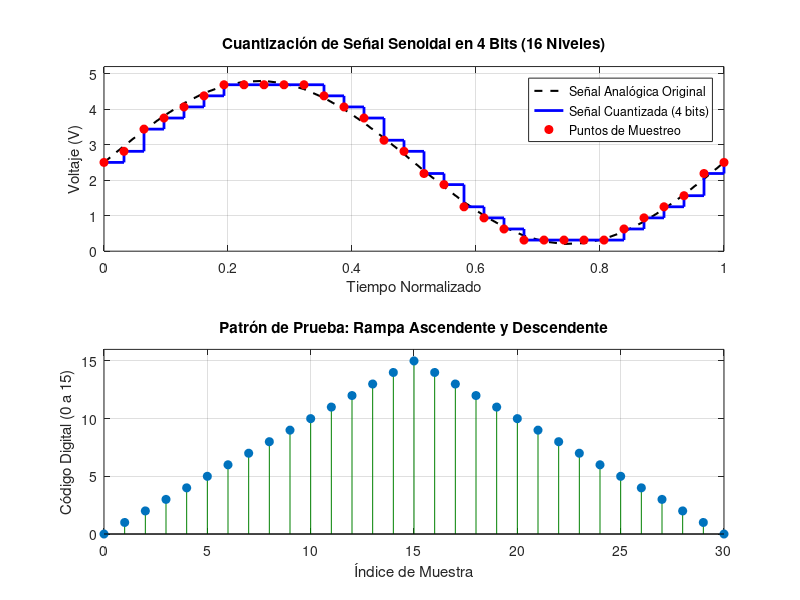

MATLAB code to generate this figure:
%% ========================================================================
%  PROYECTO: Sistema de Comunicación por Medios Ópticos (EL2113)
%  SCRIPT: Generador de Patrones de Prueba y Cuantización de 4 Bits
%  AUTOR: Mario Cerdas y equipo de trabajo
% ========================================================================
%  Descripción:
%    Genera señales de prueba analógicas (senoidal y rampa), las cuantiza
%    a una resolución de 4 bits (16 niveles entre 0 y 5V), grafica la señal
%    reconstruida e imprime arreglos en formato C++ listos para Arduino.
%
%  Entrada:
%    Parámetros internos configurables en la Sección 1 (N_bits = 4,
%    V_min = 0.0 V, V_max = 5.0 V, num_muestras = 32).
%
%  Salida:
%    - Código en consola del arreglo C++ `PATRON_SENOIDAL[32]`.
%    - Ventana gráfica con la comparativa de cuantización y patrón en rampa.
%
%  Restricciones:
%    - N_bits debe ser un entero positivo (diseñado para 4 bits -> 16 niveles).
%    - Los valores cuantizados se saturan estrictamente al intervalo [0, 15].
% ========================================================================
clear; clc; close all;

fprintf('===============================================================\n');
fprintf('  GENERADOR DE PATRONES DE PRUEBA Y CUANTIZACIÓN (MATLAB)      \n');
fprintf('===============================================================\n\n');

%% 1. PARÁMETROS DE CUANTIZACIÓN
N_bits = 4;
niveles = 2^N_bits;        % 16 niveles
V_min = 0.0;               % Voltaje mínimo (V)
V_max = 5.0;               % Voltaje máximo (V)
delta_V = (V_max - V_min) / niveles; % Resolución = 0.3125 V

fprintf('Resolución del DAC (Delta V): %.4f V (%.2f mV)\n', delta_V, delta_V*1000);
fprintf('Relación Señal a Ruido de Cuantización Teórica (SQNR): %.2f dB\n\n', 6.02 * N_bits + 1.76);

%% 2. GENERACIÓN DE SEÑALES DE PRUEBA
num_muestras = 32;
t = linspace(0, 1, num_muestras);

% A. Señal Senoidal analógica normalizada (0V a 5V)
f_senal = 1; % 1 ciclo
senoidal_continua = 2.5 + 2.3 * sin(2 * pi * f_senal * t);

% Cuantización a 4 bits (enteros de 0 a 15)
senoidal_digital_4bits = round((senoidal_continua - V_min) / delta_V);
senoidal_digital_4bits = max(0, min(niveles - 1, senoidal_digital_4bits)); % Saturar 0-15
senoidal_reconstruida = senoidal_digital_4bits * delta_V;

% B. Escalera ascendente clásica (0 a 15 y retorno)
escalera_digital = [0:15, 14:-1:0];
escalera_voltaje = escalera_digital * delta_V;

%% 3. EXPORTACIÓN AUTOMÁTICA DE VECTORES A FORMATO C++ PARA ARDUINO
fprintf('// --- VECTOR DE PATRÓN SENOIDAL PARA ARDUINO (32 muestras) ---\n');
fprintf('const uint8_t PATRON_SENOIDAL[32] = {\n  ');
for i = 1:num_muestras
    fprintf('%2d', senoidal_digital_4bits(i));
    if i < num_muestras
        fprintf(', ');
    end
    if mod(i, 8) == 0 && i < num_muestras
        fprintf('\n  ');
    end
end
fprintf('\n};\n\n');

%% 4. VISUALIZACIÓN GRÁFICA
figure('Name', 'Generador de Patrones MATLAB - EL2113', 'Color', [1 1 1], 'Position', [150 150 900 600]);

% Gráfica 1: Señal continua vs Cuantizada
subplot(2, 1, 1);
plot(t, senoidal_continua, 'k--', 'LineWidth', 1.5, 'DisplayName', 'Señal Analógica Original');
hold on;
stairs(t, senoidal_reconstruida, 'b', 'LineWidth', 2.0, 'DisplayName', 'Señal Cuantizada (4 bits)');
plot(t, senoidal_reconstruida, 'ro', 'MarkerFaceColor', 'r', 'DisplayName', 'Puntos de Muestreo');
grid on;
title('Cuantización de Señal Senoidal en 4 Bits (16 Niveles)');
xlabel('Tiempo Normalizado');
ylabel('Voltaje (V)');
legend('Location', 'best');
ylim([0 5.2]);

% Gráfica 2: Escalera simétrica
subplot(2, 1, 2);
stem(0:length(escalera_digital)-1, escalera_digital, 'filled', 'MarkerSize', 6, 'Color', [0 0.5 0]);
grid on;
title('Patrón de Prueba: Rampa Ascendente y Descendente');
xlabel('Índice de Muestra');
ylabel('Código Digital (0 a 15)');
ylim([0 16]);

fprintf('Script ejecutado. Arreglo C++ generado y gráficas creadas exitosamente.\n');
